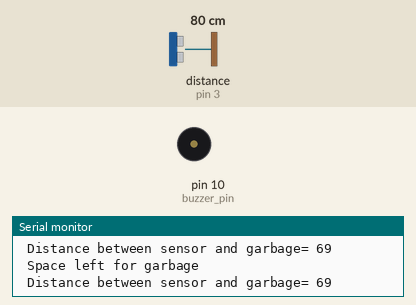
Simulated run of this sketch. Board: Arduino Uno, built with avr-gcc and run on an emulated ATmega328P. On the bench: buzzer (waves = sounding, pin HIGH), the last lines printed to the serial monitor. Wiring (inferred from the names in the program): ultrasonic range finder: trigger pin 2; echo pin 3. The test bench sets the inputs (shaded band); at power-on: distance to the obstacle (sensor on pin 3) 80 cm. The echo pulse lasts 58.3 µs per cm; pins used as bus, display or sensor lines are not drawn.

Above: at 1.3 s.
1.4 s: distance to the obstacle (sensor on pin 3) set to 9 cm
2.9 s: distance to the obstacle (sensor on pin 3) set to 6 cm
At 4.1 s:
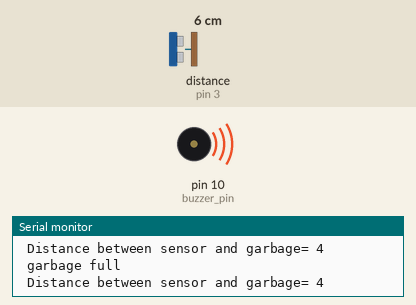
4.5 s: distance to the obstacle (sensor on pin 3) set to 35 cm
At 5.9 s:
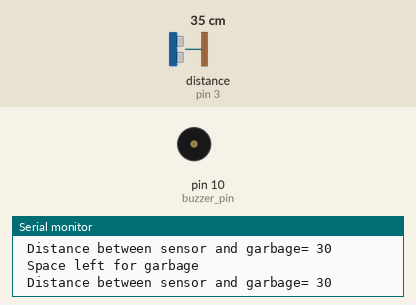
Timing chart, 0 to 7.5 s (numbered marks = the images above; inputs shaded):
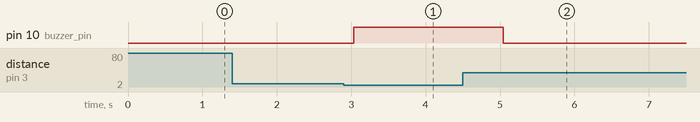

The sketch:

Testing_Ultrasonic_sensor1__with_buzzer.ino
```cpp
/* A sketch to see the ultrasonic sensor and piezo buzzer working simultaneously when a particle comes to close to the ultrasonic sensor.
In the smart dustbin the work of one of the ultrasonic sensor is to emit a sound when the garbage fills up to a certain distance. Using
the sketch below we will be able to fix the distance upto which we want the garbage to be full using a serial monitor.*/


int trig_pin = 2;

int echo_pin = 3;

int buzzer_pin = 10; // initialized the buzzer pin

int time;            //variables

int distance;


void setup ( )   // the setup function runs once when you press reset or power the board
{

        Serial.begin (9600); //initializing serial plotter

        pinMode (trig_pin, OUTPUT);  // initialize digital pin 2 (trigpin) as an output.


        pinMode (echo_pin, INPUT);    // initialize digital pin 3 (echopin) as an output.

        pinMode (buzzer_pin, OUTPUT);  // initialize digital pin 10 (buzzer_pin) as an output.
}


void loop ( )    // The loop function runs again and again
{

    digitalWrite (trig_pin, HIGH);

    delayMicroseconds (10);

    digitalWrite (trig_pin, LOW);

    time = pulseIn (echo_pin, HIGH);

    distance = (time * 0.030) / 2;


  if (distance <= 5) //if the distance value is less than or equal to 5, then the buzzer will start to beep.
                      //If the distance value is greater than 5, then the buzzer will remain quiet.


        {

        Serial.println (" garbage full ");   /* the serial printer will show "garbage full" when
                                               distace between a sensor and garge inside is less than 10*/

        Serial.print (" Distance between sensor and garbage= ");       // show the distance between garbage and sensor

        Serial.println (distance);

        digitalWrite (buzzer_pin, HIGH);  // the buzzer will make sound

        delay (1000);

        }

  else {

        Serial.println (" Space left for garbage ");   /* the serial printer will show "Space left for garbage" when
                                                          distace between a sensor and garge inside is more than 10*/

        Serial.print (" Distance between sensor and garbage= ");   // show the distance between garbage and sensor


        Serial.println (distance);

        digitalWrite (buzzer_pin, LOW);     //the buzzer will not make sound

        delay (500);    //delay between sounds


  }

  }
```

Measured:
- the behaviour switches between 8 and 7 cm on distance to the obstacle (sensor on pin 3) (found by bisection; images 0 and 1)
- after the input at 2.9 s, pin 10 (buzzer_pin): LOW → HIGH after 0.14 s
- after the input at 4.5 s, pin 10 (buzzer_pin): HIGH → LOW after 0.54 s
